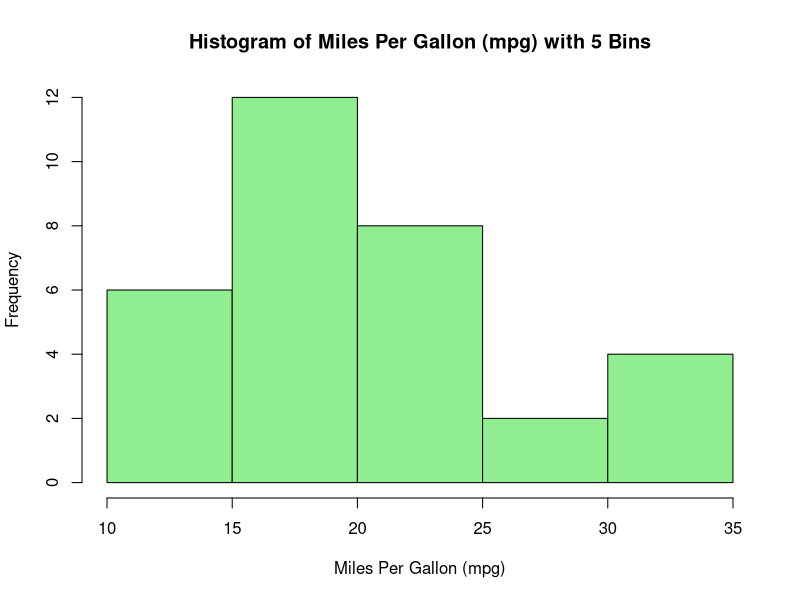
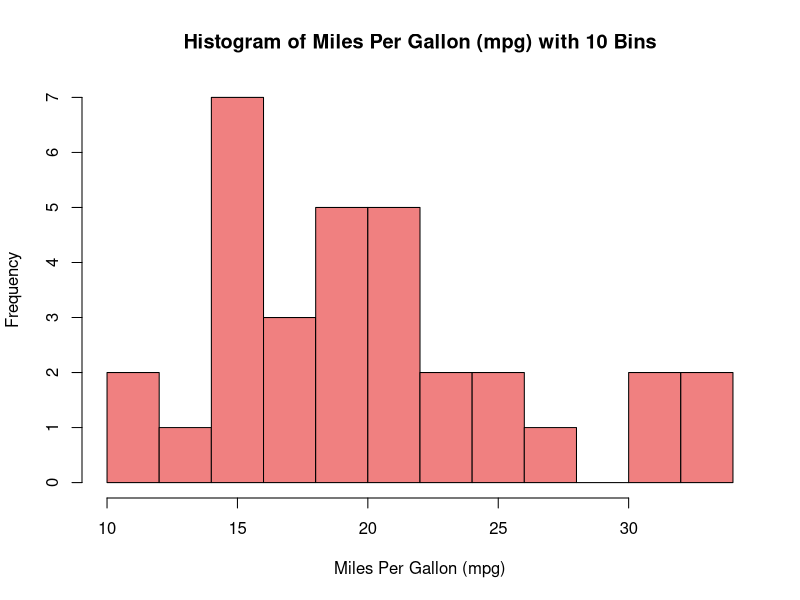
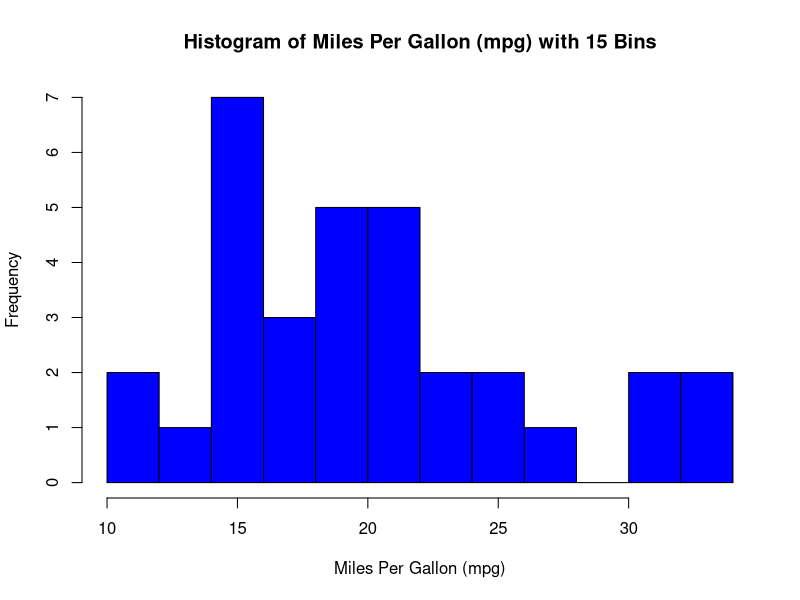

These charts were generated, in order, by the following R code:
# Load the mtcars dataset
data(mtcars)


# Create a histogram with 5 bins
hist(mtcars$mpg,
     breaks = 5,
     main = "Histogram of Miles Per Gallon (mpg) with 5 Bins",
     xlab = "Miles Per Gallon (mpg)",
     col = "lightgreen",
     border = "black")
# Create a histogram with 10 bins
hist(mtcars$mpg,
     breaks = 10,
     main = "Histogram of Miles Per Gallon (mpg) with 10 Bins",
     xlab = "Miles Per Gallon (mpg)",
     col = "lightcoral",
     border = "black")
# Create a histogram with 10 bins
hist(mtcars$mpg,
     breaks = 15,
     main = "Histogram of Miles Per Gallon (mpg) with 15 Bins",
     xlab = "Miles Per Gallon (mpg)",
     col = "blue",
     border = "black")


